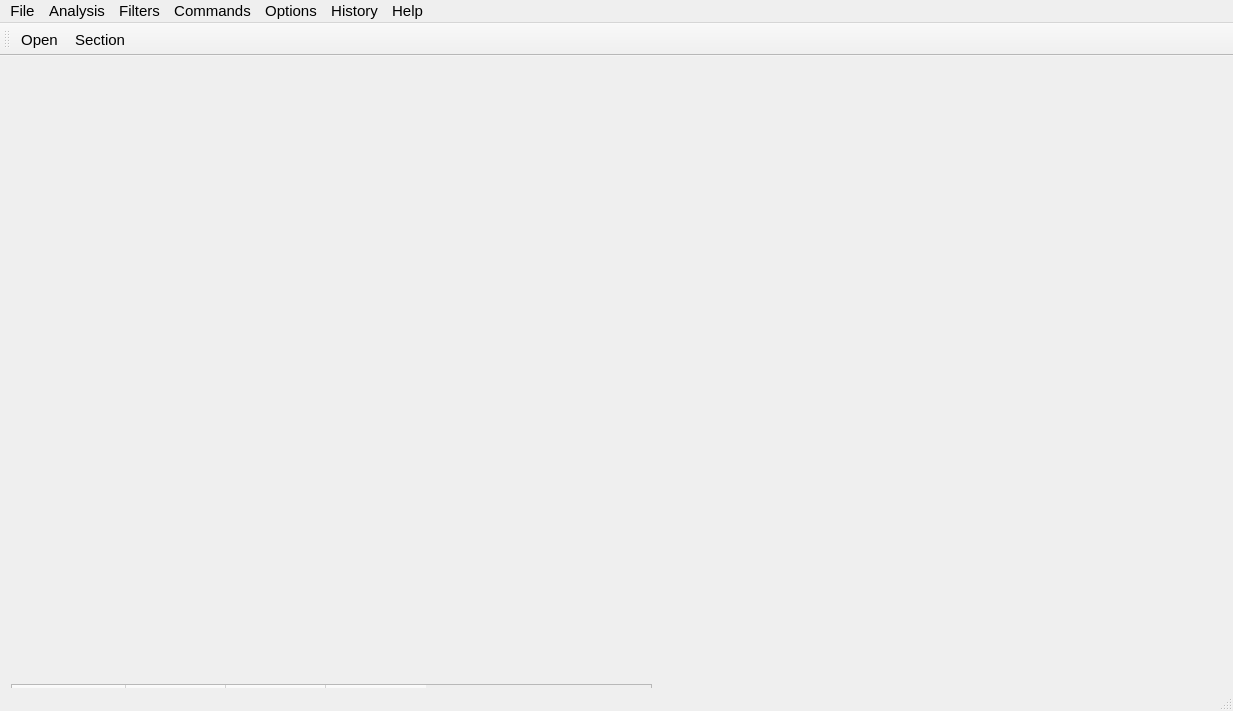
<?xml version="1.0" encoding="UTF-8"?>
<ui version="4.0">
 <class>MainWindow</class>
 <widget class="QMainWindow" name="MainWindow">
  <property name="geometry">
   <rect>
    <x>0</x>
    <y>0</y>
    <width>1233</width>
    <height>711</height>
   </rect>
  </property>
  <property name="font">
   <font>
    <family>Arial</family>
    <pointsize>11</pointsize>
   </font>
  </property>
  <property name="windowTitle">
   <string>MainWindow</string>
  </property>
  <property name="autoFillBackground">
   <bool>false</bool>
  </property>
  <property name="styleSheet">
   <string notr="true"/>
  </property>
  <widget class="QWidget" name="centralWidget">
   <widget class="QCustomPlot" name="CurveImagePlot" native="true">
    <property name="geometry">
     <rect>
      <x>700</x>
      <y>30</y>
      <width>700</width>
      <height>300</height>
     </rect>
    </property>
   </widget>
   <widget class="QCustomPlot" name="CurveImageIIPlot" native="true">
    <property name="geometry">
     <rect>
      <x>700</x>
      <y>590</y>
      <width>481</width>
      <height>41</height>
     </rect>
    </property>
   </widget>
   <widget class="QCustomPlot" name="TwoDImageIIPlot" native="true">
    <property name="geometry">
     <rect>
      <x>700</x>
      <y>650</y>
      <width>491</width>
      <height>51</height>
     </rect>
    </property>
   </widget>
   <widget class="QCustomPlot" name="TwoDImagePlot" native="true">
    <property name="geometry">
     <rect>
      <x>11</x>
      <y>1</y>
      <width>649</width>
      <height>407</height>
     </rect>
    </property>
   </widget>
   <widget class="QTableWidget" name="newtable">
    <property name="geometry">
     <rect>
      <x>11</x>
      <y>628</y>
      <width>641</width>
      <height>192</height>
     </rect>
    </property>
    <property name="rowCount">
     <number>5</number>
    </property>
    <property name="columnCount">
     <number>4</number>
    </property>
    <row/>
    <row/>
    <row/>
    <row/>
    <row/>
    <column/>
    <column/>
    <column/>
    <column/>
   </widget>
   <widget class="QChartView" name="Historgram" native="true">
    <property name="geometry">
     <rect>
      <x>700</x>
      <y>350</y>
      <width>700</width>
      <height>300</height>
     </rect>
    </property>
   </widget>
  </widget>
  <widget class="QMenuBar" name="menuBar">
   <property name="geometry">
    <rect>
     <x>0</x>
     <y>0</y>
     <width>1233</width>
     <height>23</height>
    </rect>
   </property>
   <widget class="QMenu" name="menuFile">
    <property name="title">
     <string>File</string>
    </property>
    <addaction name="actionOpen"/>
   </widget>
   <widget class="QMenu" name="menuAnalysis">
    <property name="title">
     <string>Analysis</string>
    </property>
    <addaction name="actionViewer"/>
    <addaction name="actionSection"/>
    <addaction name="actionRoughness"/>
    <addaction name="actionPower_Spectral_Denstiy"/>
    <addaction name="actionFlatten"/>
    <addaction name="actionThree_Dimension"/>
    <addaction name="actionHistogram"/>
   </widget>
   <widget class="QMenu" name="menuFilters">
    <property name="title">
     <string>Filters</string>
    </property>
   </widget>
   <widget class="QMenu" name="menuCommands">
    <property name="title">
     <string>Commands</string>
    </property>
    <addaction name="actionDouble_Channel"/>
   </widget>
   <widget class="QMenu" name="menuOptions">
    <property name="title">
     <string>Options</string>
    </property>
   </widget>
   <widget class="QMenu" name="menuHistory">
    <property name="title">
     <string>History</string>
    </property>
   </widget>
   <widget class="QMenu" name="menuHelp">
    <property name="title">
     <string>Help</string>
    </property>
   </widget>
   <addaction name="menuFile"/>
   <addaction name="menuAnalysis"/>
   <addaction name="menuFilters"/>
   <addaction name="menuCommands"/>
   <addaction name="menuOptions"/>
   <addaction name="menuHistory"/>
   <addaction name="menuHelp"/>
  </widget>
  <widget class="QToolBar" name="mainToolBar">
   <attribute name="toolBarArea">
    <enum>TopToolBarArea</enum>
   </attribute>
   <attribute name="toolBarBreak">
    <bool>false</bool>
   </attribute>
   <addaction name="actionOpen"/>
   <addaction name="actionSection"/>
  </widget>
  <widget class="QStatusBar" name="statusBar"/>
  <action name="actionOpen">
   <property name="icon">
    <iconset resource="src.qrc">
     <normaloff>:/new/prefix1/image/image_open.ico</normaloff>:/new/prefix1/image/image_open.ico</iconset>
   </property>
   <property name="text">
    <string>Open</string>
   </property>
  </action>
  <action name="actionSection">
   <property name="enabled">
    <bool>true</bool>
   </property>
   <property name="icon">
    <iconset resource="src.qrc">
     <normaloff>:/new/prefix1/image/general.ico</normaloff>:/new/prefix1/image/general.ico</iconset>
   </property>
   <property name="text">
    <string>Section</string>
   </property>
   <property name="visible">
    <bool>true</bool>
   </property>
  </action>
  <action name="actionRoughness">
   <property name="text">
    <string>Roughness</string>
   </property>
  </action>
  <action name="actionPower_Spectral_Denstiy">
   <property name="text">
    <string>Power Spectral Denstiy</string>
   </property>
  </action>
  <action name="actionDouble_Channel">
   <property name="text">
    <string>Double Channel</string>
   </property>
  </action>
  <action name="actionFlatten">
   <property name="text">
    <string>Flatten</string>
   </property>
  </action>
  <action name="actionThree_Dimension">
   <property name="text">
    <string>Three Dimension</string>
   </property>
  </action>
  <action name="actionViewer">
   <property name="text">
    <string>Viewer</string>
   </property>
  </action>
  <action name="actionHistogram">
   <property name="text">
    <string>Histogram</string>
   </property>
  </action>
 </widget>
 <layoutdefault spacing="6" margin="11"/>
 <customwidgets>
  <customwidget>
   <class>QCustomPlot</class>
   <extends>QWidget</extends>
   <header location="global">qcustomplot.h</header>
   <container>1</container>
  </customwidget>
  <customwidget>
   <class>QChartView</class>
   <extends>QWidget</extends>
   <header location="global">qchartview.h</header>
   <container>1</container>
  </customwidget>
 </customwidgets>
 <resources>
  <include location="src.qrc"/>
 </resources>
 <connections/>
 <slots>
  <signal>signal1()</signal>
 </slots>
</ui>
